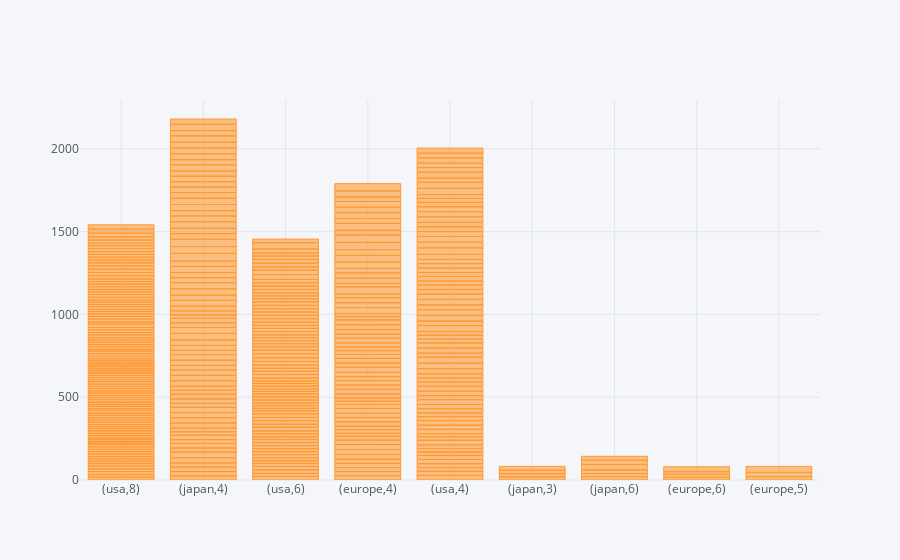

Notebook code cell kept with this figure:
### Markdown cell above
# Vartical bar plot

### Code cell
dataset.iplot(kind='bar', x=['origin','cylinders'], y='mpg')

### Figure 1 — Plotly figure (JSON) as saved in the notebook; plotly's stock layout.template omitted (floating-point values rounded to 4 significant figures; data arrays with more than 128 entries replaced by an {"elided": "..."} marker saying what was removed)
{"data": [{"marker": {"color": "rgba(255, 153, 51, 0.6)", "line": {"color": "rgba(255, 153, 51, 1.0)", "width": 1}}, "name": "mpg", "orientation": "v", "text": "", "type": "bar", "uid": "1e0bd557-1545-4ee5-8a7d-877dadbb6bae", "x": {"elided": "398 str values"}, "y": {"elided": "398 float values"}}], "layout": {"legend": {"bgcolor": "#F5F6F9", "font": {"color": "#4D5663"}}, "paper_bgcolor": "#F5F6F9", "plot_bgcolor": "#F5F6F9", "title": {"font": {"color": "#4D5663"}}, "xaxis": {"gridcolor": "#E1E5ED", "showgrid": true, "tickfont": {"color": "#4D5663"}, "title": {"font": {"color": "#4D5663"}, "text": ""}, "zerolinecolor": "#E1E5ED"}, "yaxis": {"gridcolor": "#E1E5ED", "showgrid": true, "tickfont": {"color": "#4D5663"}, "title": {"font": {"color": "#4D5663"}, "text": ""}, "zerolinecolor": "#E1E5ED"}}}
